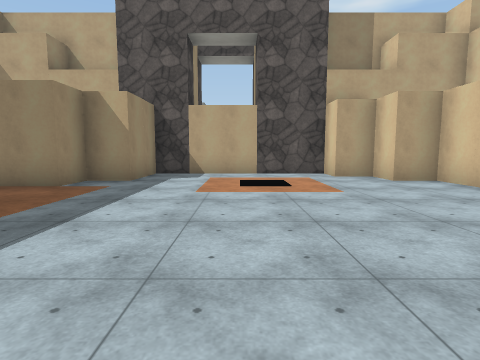
view 1 (above)

13 first-person views from a walk through a scene from a Unity 3-D project. The camera is 1.4 m above the floor, tilts 6° down and sees 80° across. The floor is counted in squares, 2 m on a side. Each view is taken from the middle of a square. On the plan, view 1 faces up. The plan holds only what a view shows up to about 10 squares ahead; the rest is blank. The place goes on beyond the plan. The player character is not drawn. Some animated figures are not drawn. Surface patterns are stand-ins for the level's own textures.

view 2
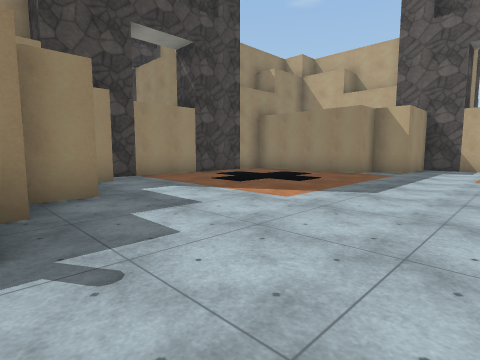

view 3
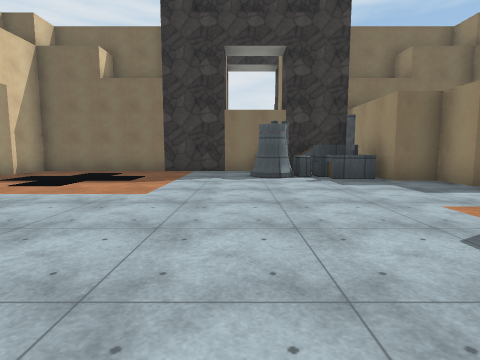

view 4
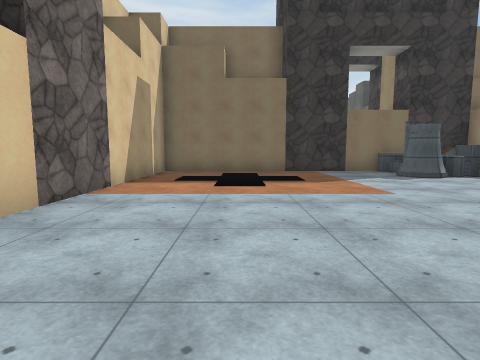

view 5
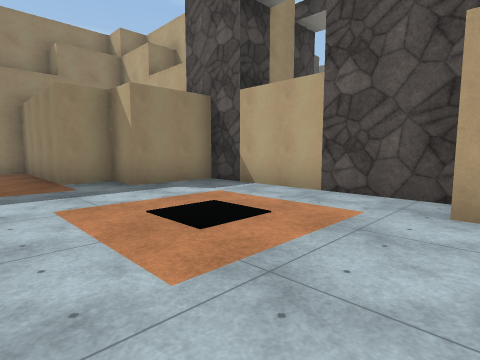

view 6
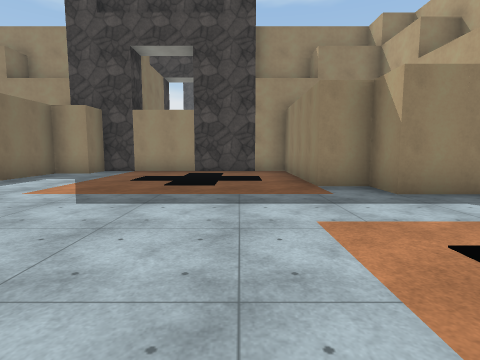

view 7
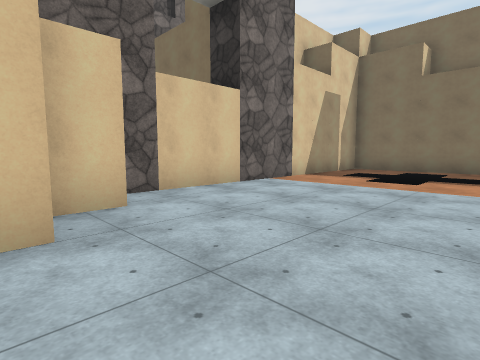

view 8
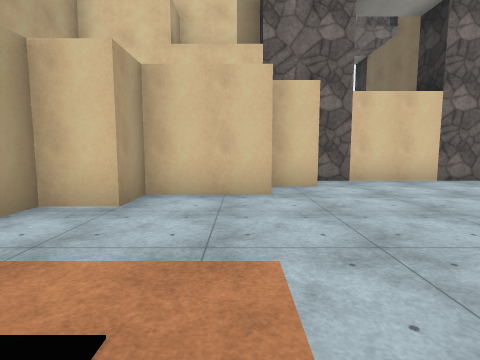

view 9
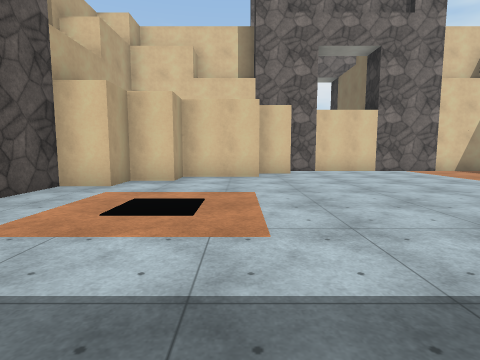

view 10
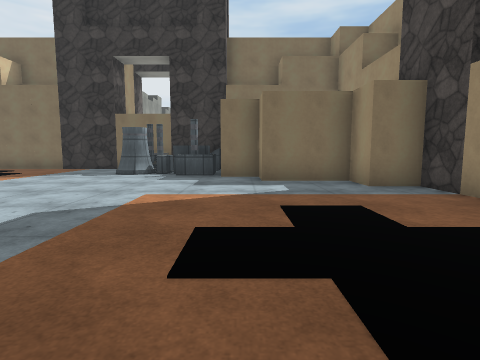

view 11
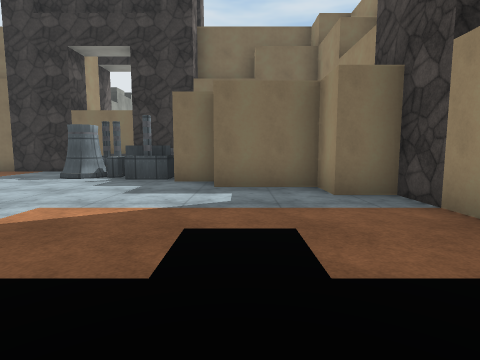

view 12
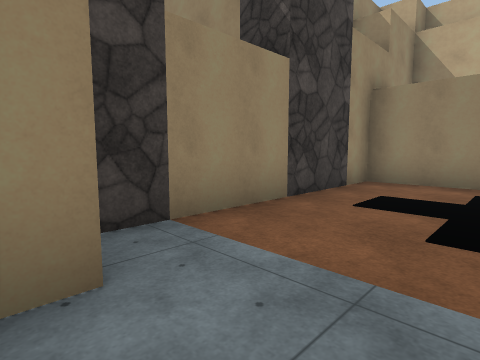

view 13
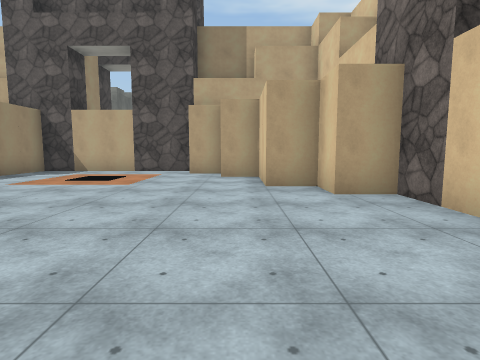

### Floor plan
Points are (right, up) in squares from view 1. A wall is a line through its corners. A room is listed if a view was taken in it or the views show most of it. See-through windows are left out.
Room 1 (views 1, 2, 3, 4, 5, 6, 7, 8, 9, 10, 11, 12, 13)
walls: (-1.1, -3.3) (-0.6, -3.3); (-3.3, -2.9) (-2.3, -2.9); (-3.1, -3.4) (-2, -3.4); (0.5, -5.5) (6.5, -5.5) (6.5, 0.5); (6.5, 2.5) (6.5, 3.5) (5.5, 3.5) (5.5, 4.5) (4.5, 4.5) (4.5, 6.5) (3.5, 6.5) (3.5, 7.5) (2.5, 7.5) (2.5, 8.5) (0.5, 8.5); (-7.5, 0.6) (-7.5, -0.5) (-6.5, -0.5) (-6.5, -1.5) (-4.5, -1.5) (-4.5, -2.5) (-3.5, -2.5); (-1.4, 8.5) (-2.5, 8.5) (-2.5, 6.5) (-3.5, 6.5) (-3.5, 5.5) (-7.5, 5.5) (-7.5, 2.5)
low walls: (-1.1, -3.1) (-0.6, -3.1)
objects: block (-8, 1) to (-8, 2); block (-1, -6) to (0, -6); block (-1, 9) to (0, 9); block (7, 1) to (7, 2)

Where each view was taken, in squares from view 1:
view 1: 0 up, 0 right, facing up
view 2: 3 down, 0 right, facing up-left
view 3: 4 up, 0 right, facing down
view 4: 4 up, 4 right, facing down
view 5: 4 up, 3 right, facing up-left
view 6: 4 up, 2 right, facing left
view 7: 5 up, 2 right, facing down-right
view 8: 5 up, 0 right, facing right
view 9: 5 up, 3 left, facing right
view 10: 5 up, 4 left, facing down
view 11: 4 up, 5 left, facing down
view 12: 1 down, 5 left, facing up-left
view 13: 1 down, 4 right, facing up
